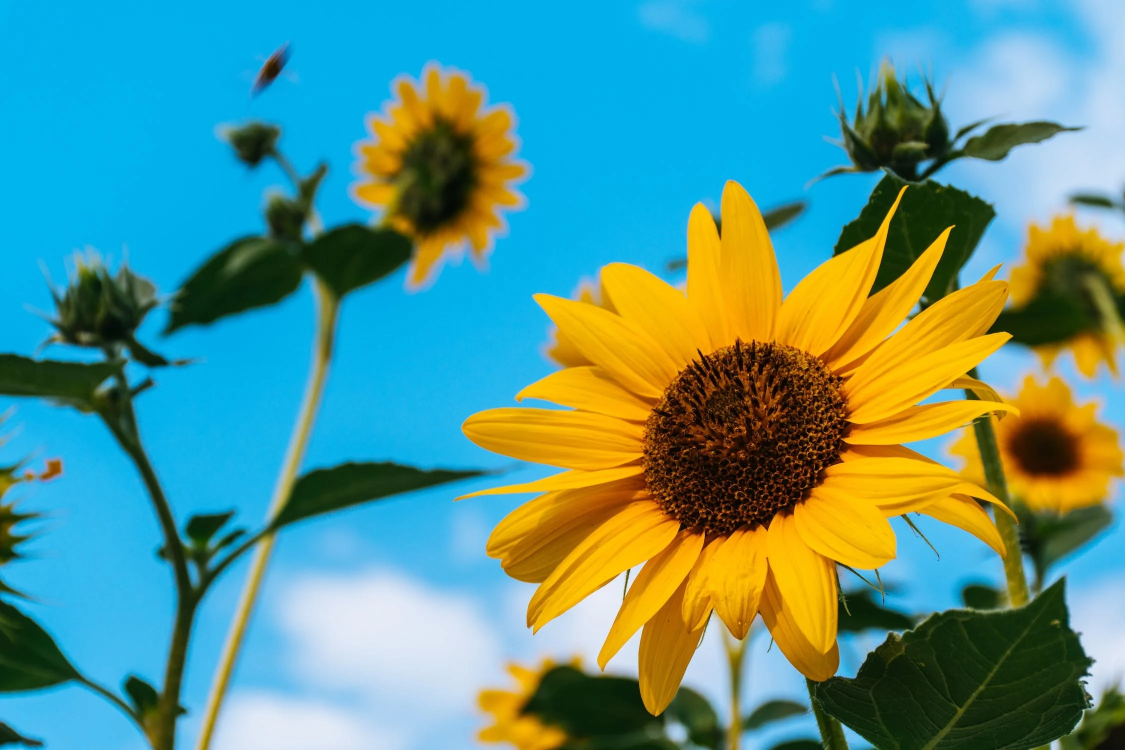
#> input picture pythonProject2/temel_islemler/aycicegi1.jpg, 2250 x 1500 px (shown at 1/2 size)
$ python roi.py
#> lines starting #> are read from the running program, lines starting #| are printed output that depends on the picture
#roi>>region of interest>>ilgi alanı
import cv2

img=cv2.imread("aycicegi1.jpg")
#> img is the input picture: shape (1500, 2250, 3); mean B, G, R 139.5, 148.4, 87.5

print((img.shape[:2]))#resmin ne kadarlık olduğunu gördük.
#| (1500, 2250)

roi=img[300:1400,650:2200]
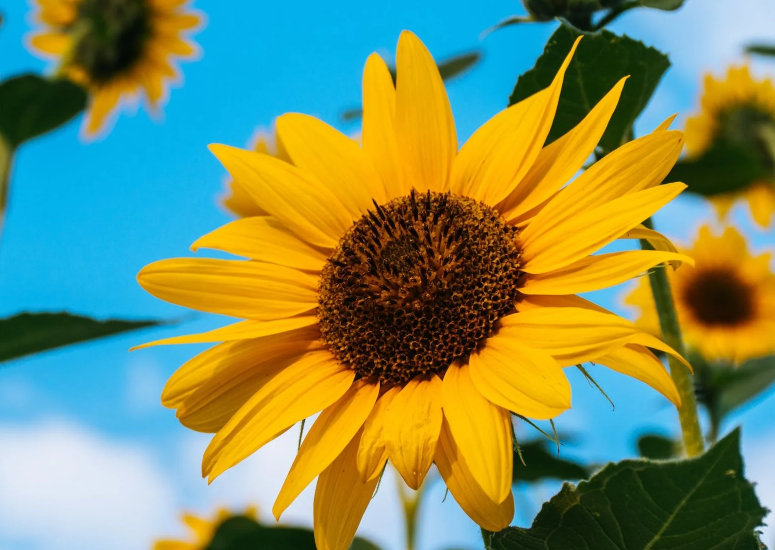
#> roi: shape (1100, 1550, 3) (shown at 1/2 size); mean B, G, R 96.1, 141.4, 125.2

cv2.imshow("Aycicegi",img)
cv2.imshow("ROi",roi) #roiyi ekrana gösterdik.
cv2.waitKey(0)
cv2.destroyAllWindows()
